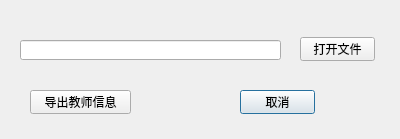
<?xml version="1.0" encoding="UTF-8"?>
<ui version="4.0">
 <class>Dialog</class>
 <widget class="QDialog" name="Dialog">
  <property name="geometry">
   <rect>
    <x>0</x>
    <y>0</y>
    <width>400</width>
    <height>139</height>
   </rect>
  </property>
  <property name="windowTitle">
   <string>Dialog</string>
  </property>
  <widget class="QLineEdit" name="fileNameEdit">
   <property name="geometry">
    <rect>
     <x>20</x>
     <y>40</y>
     <width>261</width>
     <height>20</height>
    </rect>
   </property>
  </widget>
  <widget class="QPushButton" name="cancelButton">
   <property name="geometry">
    <rect>
     <x>240</x>
     <y>90</y>
     <width>75</width>
     <height>24</height>
    </rect>
   </property>
   <property name="text">
    <string>取消</string>
   </property>
  </widget>
  <widget class="QPushButton" name="openFileButton">
   <property name="geometry">
    <rect>
     <x>300</x>
     <y>37</y>
     <width>75</width>
     <height>24</height>
    </rect>
   </property>
   <property name="text">
    <string>打开文件</string>
   </property>
  </widget>
  <widget class="QPushButton" name="exportInfoButton">
   <property name="geometry">
    <rect>
     <x>30</x>
     <y>90</y>
     <width>101</width>
     <height>24</height>
    </rect>
   </property>
   <property name="text">
    <string>导出教师信息</string>
   </property>
  </widget>
 </widget>
 <resources/>
 <connections/>
</ui>
